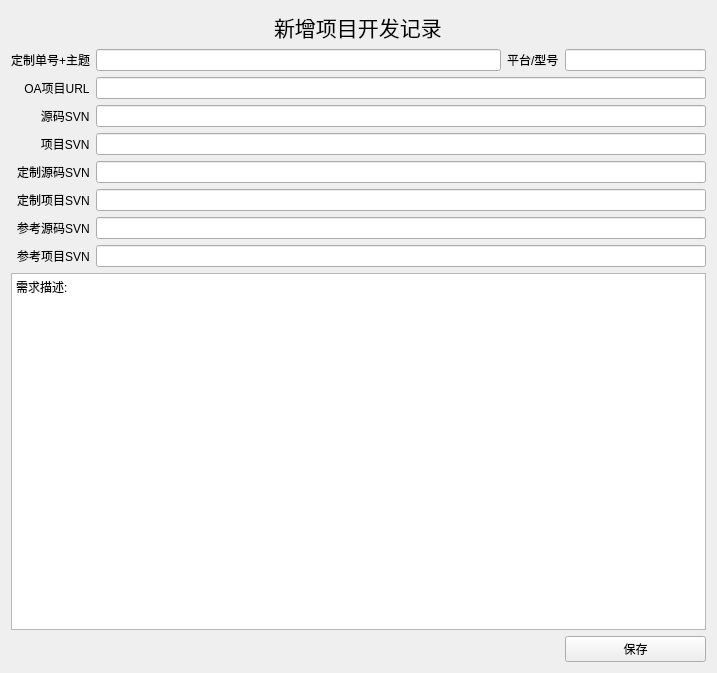
<?xml version="1.0" encoding="UTF-8"?>
<ui version="4.0">
 <class>PrjWindow</class>
 <widget class="QWidget" name="PrjWindow">
  <property name="geometry">
   <rect>
    <x>0</x>
    <y>0</y>
    <width>717</width>
    <height>673</height>
   </rect>
  </property>
  <property name="sizePolicy">
   <sizepolicy hsizetype="Maximum" vsizetype="Maximum">
    <horstretch>0</horstretch>
    <verstretch>0</verstretch>
   </sizepolicy>
  </property>
  <property name="minimumSize">
   <size>
    <width>717</width>
    <height>673</height>
   </size>
  </property>
  <property name="maximumSize">
   <size>
    <width>1400</width>
    <height>1300</height>
   </size>
  </property>
  <property name="windowTitle">
   <string>新增项目开发记录</string>
  </property>
  <layout class="QGridLayout" name="gridLayout_2">
   <item row="1" column="0">
    <layout class="QGridLayout" name="gridLayout">
     <item row="4" column="1" colspan="3">
      <widget class="QLineEdit" name="inheritcode">
       <property name="sizePolicy">
        <sizepolicy hsizetype="Minimum" vsizetype="Minimum">
         <horstretch>0</horstretch>
         <verstretch>0</verstretch>
        </sizepolicy>
       </property>
       <property name="minimumSize">
        <size>
         <width>581</width>
         <height>0</height>
        </size>
       </property>
      </widget>
     </item>
     <item row="5" column="0" alignment="Qt::AlignRight">
      <widget class="QLabel" name="label_9">
       <property name="sizePolicy">
        <sizepolicy hsizetype="Fixed" vsizetype="Fixed">
         <horstretch>0</horstretch>
         <verstretch>0</verstretch>
        </sizepolicy>
       </property>
       <property name="text">
        <string>定制项目SVN</string>
       </property>
      </widget>
     </item>
     <item row="3" column="0" alignment="Qt::AlignRight">
      <widget class="QLabel" name="label_6">
       <property name="sizePolicy">
        <sizepolicy hsizetype="Fixed" vsizetype="Fixed">
         <horstretch>0</horstretch>
         <verstretch>0</verstretch>
        </sizepolicy>
       </property>
       <property name="text">
        <string>      项目SVN</string>
       </property>
      </widget>
     </item>
     <item row="4" column="0" alignment="Qt::AlignRight">
      <widget class="QLabel" name="label_10">
       <property name="sizePolicy">
        <sizepolicy hsizetype="Fixed" vsizetype="Fixed">
         <horstretch>0</horstretch>
         <verstretch>0</verstretch>
        </sizepolicy>
       </property>
       <property name="text">
        <string>定制源码SVN</string>
       </property>
      </widget>
     </item>
     <item row="5" column="1" colspan="3">
      <widget class="QLineEdit" name="inheritprj">
       <property name="sizePolicy">
        <sizepolicy hsizetype="Minimum" vsizetype="Minimum">
         <horstretch>0</horstretch>
         <verstretch>0</verstretch>
        </sizepolicy>
       </property>
       <property name="minimumSize">
        <size>
         <width>581</width>
         <height>0</height>
        </size>
       </property>
      </widget>
     </item>
     <item row="9" column="3">
      <widget class="QPushButton" name="prjsave">
       <property name="minimumSize">
        <size>
         <width>80</width>
         <height>22</height>
        </size>
       </property>
       <property name="text">
        <string>保存</string>
       </property>
      </widget>
     </item>
     <item row="2" column="0" alignment="Qt::AlignRight">
      <widget class="QLabel" name="label_5">
       <property name="sizePolicy">
        <sizepolicy hsizetype="Fixed" vsizetype="Fixed">
         <horstretch>0</horstretch>
         <verstretch>0</verstretch>
        </sizepolicy>
       </property>
       <property name="text">
        <string>      源码SVN</string>
       </property>
      </widget>
     </item>
     <item row="1" column="0" alignment="Qt::AlignRight">
      <widget class="QLabel" name="label_4">
       <property name="sizePolicy">
        <sizepolicy hsizetype="Fixed" vsizetype="Fixed">
         <horstretch>0</horstretch>
         <verstretch>0</verstretch>
        </sizepolicy>
       </property>
       <property name="text">
        <string> OA项目URL</string>
       </property>
      </widget>
     </item>
     <item row="0" column="3">
      <widget class="QLineEdit" name="dev">
       <property name="sizePolicy">
        <sizepolicy hsizetype="Minimum" vsizetype="Minimum">
         <horstretch>0</horstretch>
         <verstretch>0</verstretch>
        </sizepolicy>
       </property>
       <property name="minimumSize">
        <size>
         <width>141</width>
         <height>22</height>
        </size>
       </property>
      </widget>
     </item>
     <item row="0" column="1">
      <widget class="QLineEdit" name="no">
       <property name="sizePolicy">
        <sizepolicy hsizetype="MinimumExpanding" vsizetype="Minimum">
         <horstretch>0</horstretch>
         <verstretch>0</verstretch>
        </sizepolicy>
       </property>
       <property name="minimumSize">
        <size>
         <width>371</width>
         <height>22</height>
        </size>
       </property>
      </widget>
     </item>
     <item row="0" column="2" alignment="Qt::AlignRight">
      <widget class="QLabel" name="label_3">
       <property name="sizePolicy">
        <sizepolicy hsizetype="Fixed" vsizetype="Fixed">
         <horstretch>0</horstretch>
         <verstretch>0</verstretch>
        </sizepolicy>
       </property>
       <property name="text">
        <string>平台/型号</string>
       </property>
      </widget>
     </item>
     <item row="6" column="1" colspan="3">
      <widget class="QLineEdit" name="refcode">
       <property name="sizePolicy">
        <sizepolicy hsizetype="Minimum" vsizetype="Minimum">
         <horstretch>0</horstretch>
         <verstretch>0</verstretch>
        </sizepolicy>
       </property>
       <property name="minimumSize">
        <size>
         <width>581</width>
         <height>0</height>
        </size>
       </property>
      </widget>
     </item>
     <item row="7" column="1" colspan="3">
      <widget class="QLineEdit" name="refprj">
       <property name="sizePolicy">
        <sizepolicy hsizetype="Minimum" vsizetype="Minimum">
         <horstretch>0</horstretch>
         <verstretch>0</verstretch>
        </sizepolicy>
       </property>
       <property name="minimumSize">
        <size>
         <width>581</width>
         <height>22</height>
        </size>
       </property>
      </widget>
     </item>
     <item row="3" column="1" colspan="3">
      <widget class="QLineEdit" name="prj">
       <property name="sizePolicy">
        <sizepolicy hsizetype="Minimum" vsizetype="Minimum">
         <horstretch>0</horstretch>
         <verstretch>0</verstretch>
        </sizepolicy>
       </property>
       <property name="minimumSize">
        <size>
         <width>581</width>
         <height>0</height>
        </size>
       </property>
      </widget>
     </item>
     <item row="2" column="1" colspan="3">
      <widget class="QLineEdit" name="code">
       <property name="sizePolicy">
        <sizepolicy hsizetype="Minimum" vsizetype="Minimum">
         <horstretch>0</horstretch>
         <verstretch>0</verstretch>
        </sizepolicy>
       </property>
       <property name="minimumSize">
        <size>
         <width>581</width>
         <height>0</height>
        </size>
       </property>
      </widget>
     </item>
     <item row="1" column="1" colspan="3">
      <widget class="QLineEdit" name="oa">
       <property name="sizePolicy">
        <sizepolicy hsizetype="Minimum" vsizetype="Minimum">
         <horstretch>0</horstretch>
         <verstretch>0</verstretch>
        </sizepolicy>
       </property>
       <property name="minimumSize">
        <size>
         <width>581</width>
         <height>0</height>
        </size>
       </property>
      </widget>
     </item>
     <item row="0" column="0" alignment="Qt::AlignRight">
      <widget class="QLabel" name="label_2">
       <property name="sizePolicy">
        <sizepolicy hsizetype="Fixed" vsizetype="Fixed">
         <horstretch>0</horstretch>
         <verstretch>0</verstretch>
        </sizepolicy>
       </property>
       <property name="text">
        <string>定制单号+主题</string>
       </property>
      </widget>
     </item>
     <item row="7" column="0" alignment="Qt::AlignRight">
      <widget class="QLabel" name="label_8">
       <property name="sizePolicy">
        <sizepolicy hsizetype="Fixed" vsizetype="Fixed">
         <horstretch>0</horstretch>
         <verstretch>0</verstretch>
        </sizepolicy>
       </property>
       <property name="text">
        <string>参考项目SVN</string>
       </property>
      </widget>
     </item>
     <item row="6" column="0" alignment="Qt::AlignRight">
      <widget class="QLabel" name="label_7">
       <property name="sizePolicy">
        <sizepolicy hsizetype="Fixed" vsizetype="Fixed">
         <horstretch>0</horstretch>
         <verstretch>0</verstretch>
        </sizepolicy>
       </property>
       <property name="text">
        <string>参考源码SVN</string>
       </property>
      </widget>
     </item>
     <item row="8" column="0" colspan="4">
      <widget class="QPlainTextEdit" name="con">
       <property name="sizePolicy">
        <sizepolicy hsizetype="Minimum" vsizetype="Expanding">
         <horstretch>0</horstretch>
         <verstretch>0</verstretch>
        </sizepolicy>
       </property>
       <property name="minimumSize">
        <size>
         <width>671</width>
         <height>351</height>
        </size>
       </property>
       <property name="plainText">
        <string>需求描述:</string>
       </property>
      </widget>
     </item>
    </layout>
   </item>
   <item row="0" column="0" alignment="Qt::AlignHCenter">
    <widget class="QLabel" name="prjwintitle">
     <property name="enabled">
      <bool>true</bool>
     </property>
     <property name="minimumSize">
      <size>
       <width>0</width>
       <height>32</height>
      </size>
     </property>
     <property name="font">
      <font>
       <pointsize>16</pointsize>
      </font>
     </property>
     <property name="text">
      <string>新增项目开发记录</string>
     </property>
    </widget>
   </item>
  </layout>
 </widget>
 <tabstops>
  <tabstop>no</tabstop>
  <tabstop>dev</tabstop>
  <tabstop>oa</tabstop>
  <tabstop>code</tabstop>
  <tabstop>prj</tabstop>
  <tabstop>inheritcode</tabstop>
  <tabstop>inheritprj</tabstop>
  <tabstop>refcode</tabstop>
  <tabstop>refprj</tabstop>
  <tabstop>con</tabstop>
  <tabstop>prjsave</tabstop>
 </tabstops>
 <resources/>
 <connections/>
</ui>
